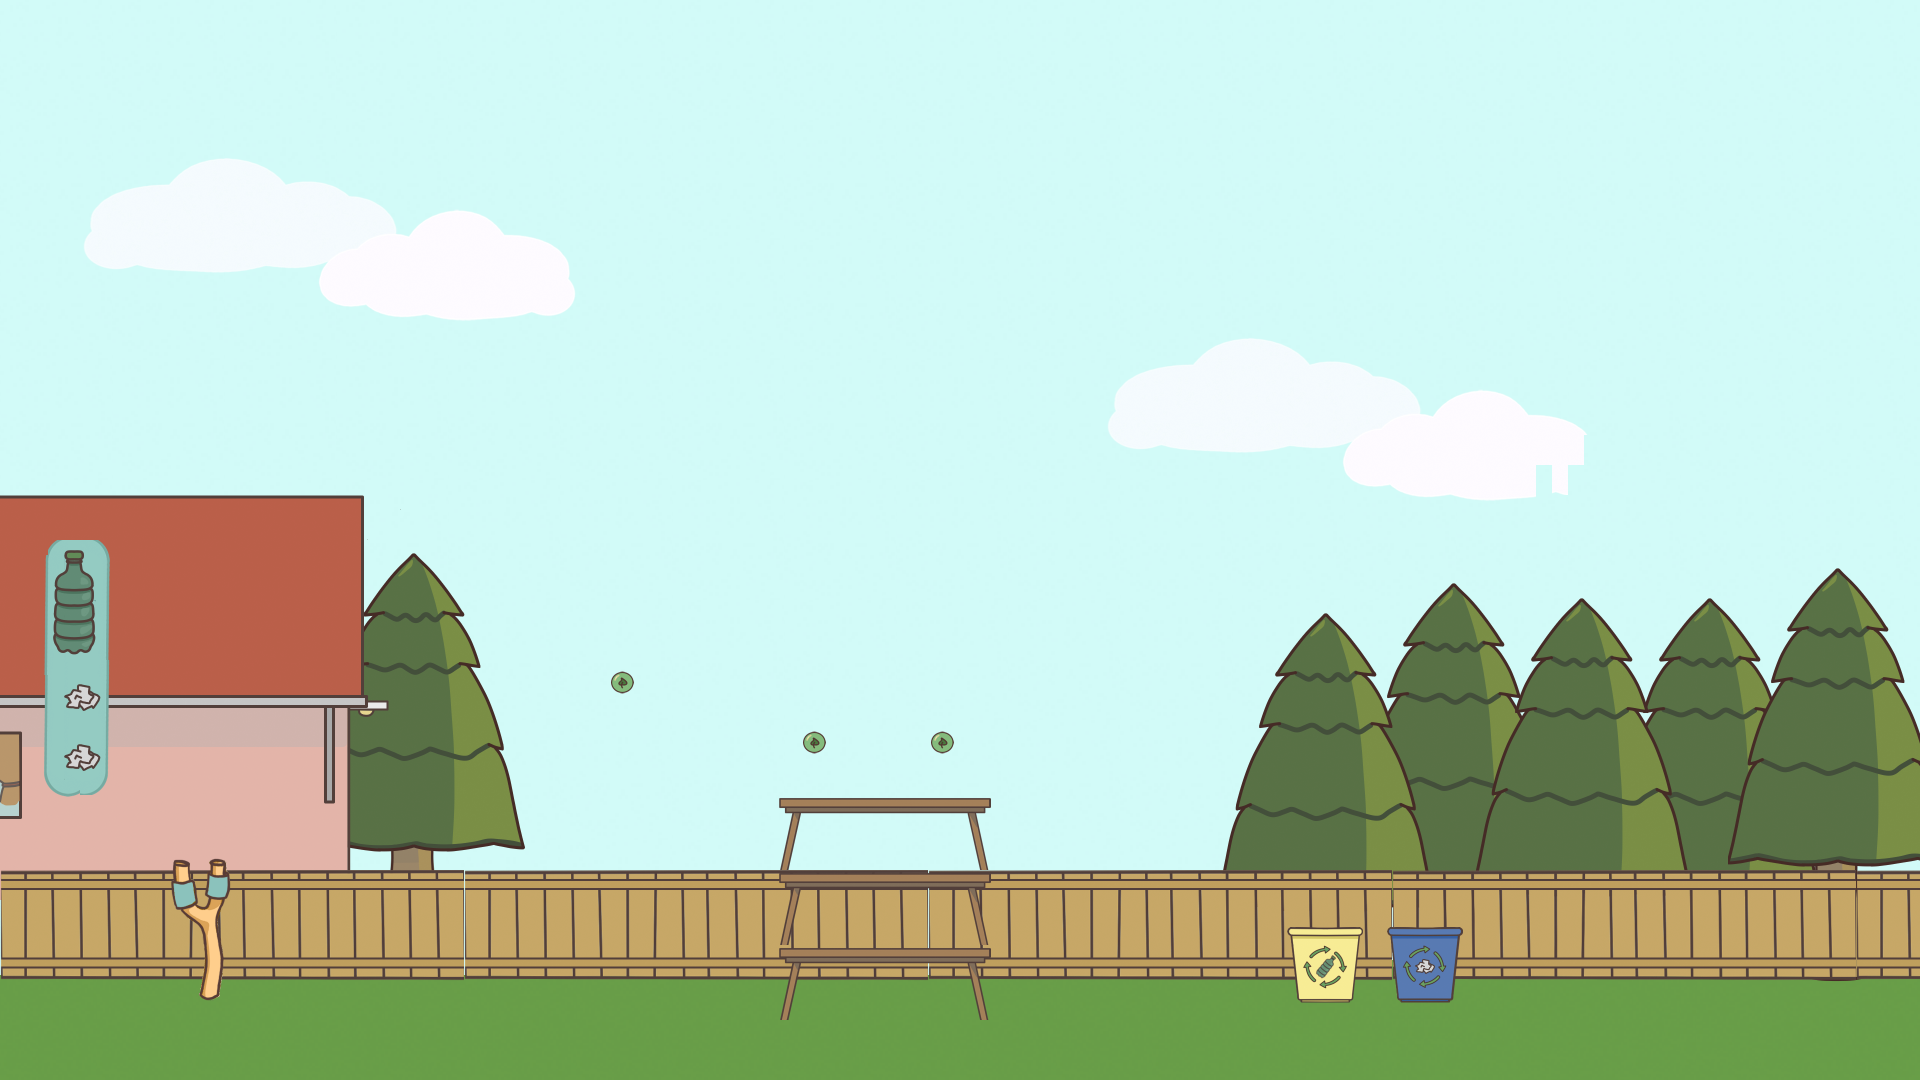

This game map was drawn from its Tiled (.tmx) file and the tilesets committed beside it. A one-line description and the trimmed map source follow:
An orthogonal 120x72 tile map with 16x15 px tiles, 6 tile layers (Capa de patrones 1, Capa de patrones 3, Capa de patrones 2, Capa de patrones 4, ...) and 8 objects.

<map version="1.5" tiledversion="1.7.2" orientation="orthogonal" renderorder="right-down" width="120" height="72" tilewidth="16" tileheight="15" infinite="0" nextlayerid="16" nextobjectid="15">
 <editorsettings>
  <export target="Juego..json" format="json" />
 </editorsettings>
 <tileset firstgid="1" name="Atlas-0" tilewidth="16" tileheight="15" tilecount="28994" columns="218">
  <image source="Atlas.png" width="3500" height="2000" />
 </tileset>
 <group id="12" name="Grupo 1">
  <layer id="4" name="Capa de patrones 1" width="120" height="72">
   <data>[8640 cells, 8640 non-empty, 98 distinct tile ids]</data>
  </layer>
  <layer id="6" name="Capa de patrones 3" width="120" height="72">
   <data>[8640 cells, 1659 non-empty, 552 distinct tile ids]</data>
  </layer>
  <layer id="5" name="Capa de patrones 2" width="120" height="72">
   <data>[8640 cells, 3455 non-empty, 1994 distinct tile ids]</data>
  </layer>
  <layer id="7" name="Capa de patrones 4" width="120" height="72">
   <data>[8640 cells, 999 non-empty, 271 distinct tile ids]</data>
  </layer>
  <layer id="8" name="Capa de patrones 5" width="120" height="72">
   <data>[8640 cells, 453 non-empty, 268 distinct tile ids]</data>
  </layer>
  <layer id="9" name="Capa de patrones 6" width="120" height="72">
   <data>[8640 cells, 42 non-empty, 33 distinct tile ids]</data>
  </layer>
 </group>
 <objectgroup color="#ff0000" id="10" name="Mesas">
  <object id="4" x="780" y="794" width="212" height="226" />
 </objectgroup>
 <objectgroup color="#ffff00" id="11" name="Monedas">
  <object id="7" x="622" y="682.667">
   <ellipse />
  </object>
  <object id="8" x="814.667" y="742.667">
   <ellipse />
  </object>
  <object id="9" x="942" y="742.667">
   <ellipse />
  </object>
 </objectgroup>
 <objectgroup color="#5500ff" id="13" name="TachoPapel">
  <object id="11" x="1389.33" y="928.333" width="73.3333" height="75.6667" />
 </objectgroup>
 <objectgroup color="#c9cc8e" id="14" name="TachoPlastico">
  <object id="12" x="1289" y="928" width="73.6667" height="75.6667" />
 </objectgroup>
 <objectgroup color="#00ffff" id="15" name="Resortera">
  <object id="13" x="150" y="744" width="242" height="332" />
  <object id="14" x="32" y="812" width="132" height="264" />
 </objectgroup>
</map>
